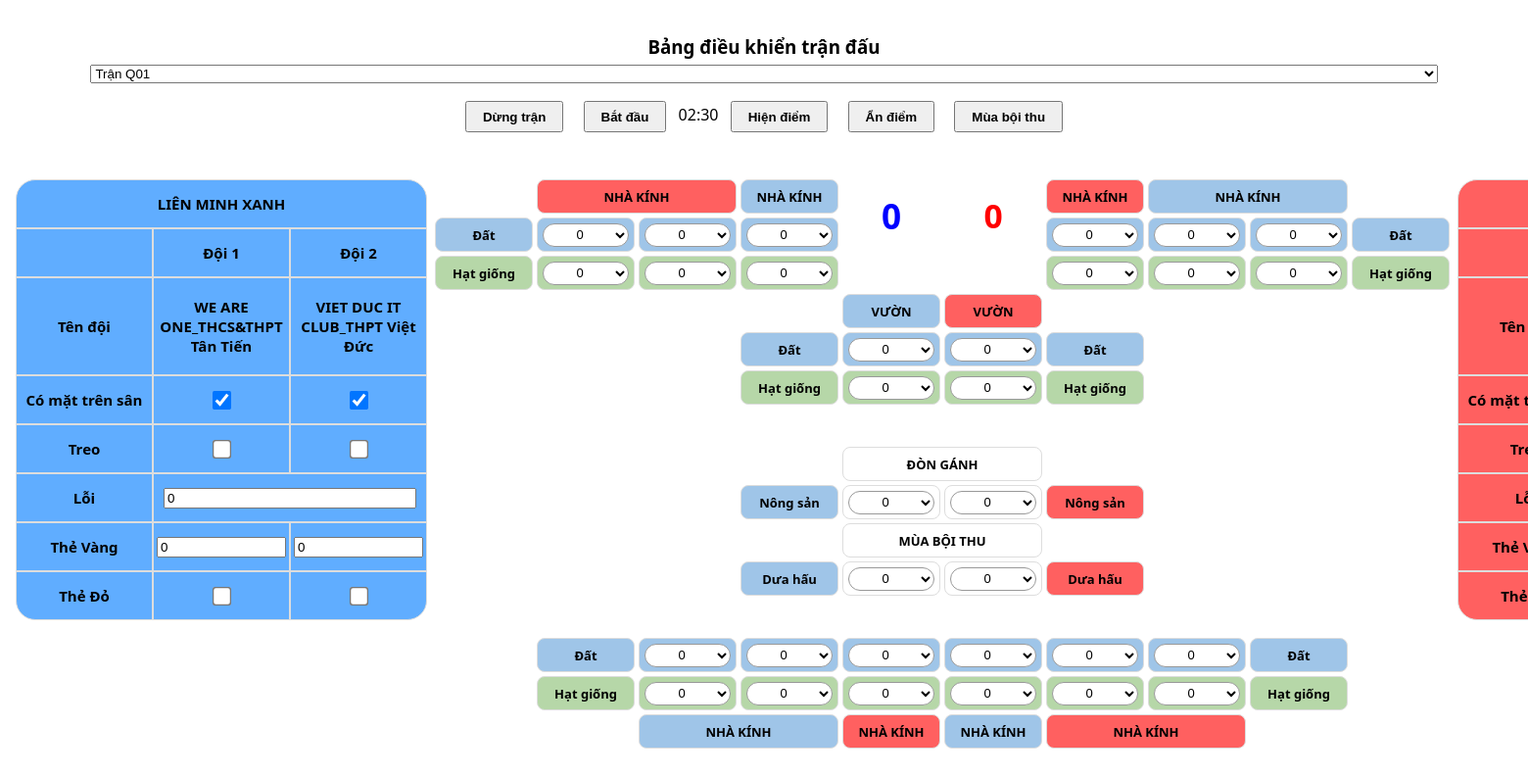
/, run on an earlier commit of the app's database.
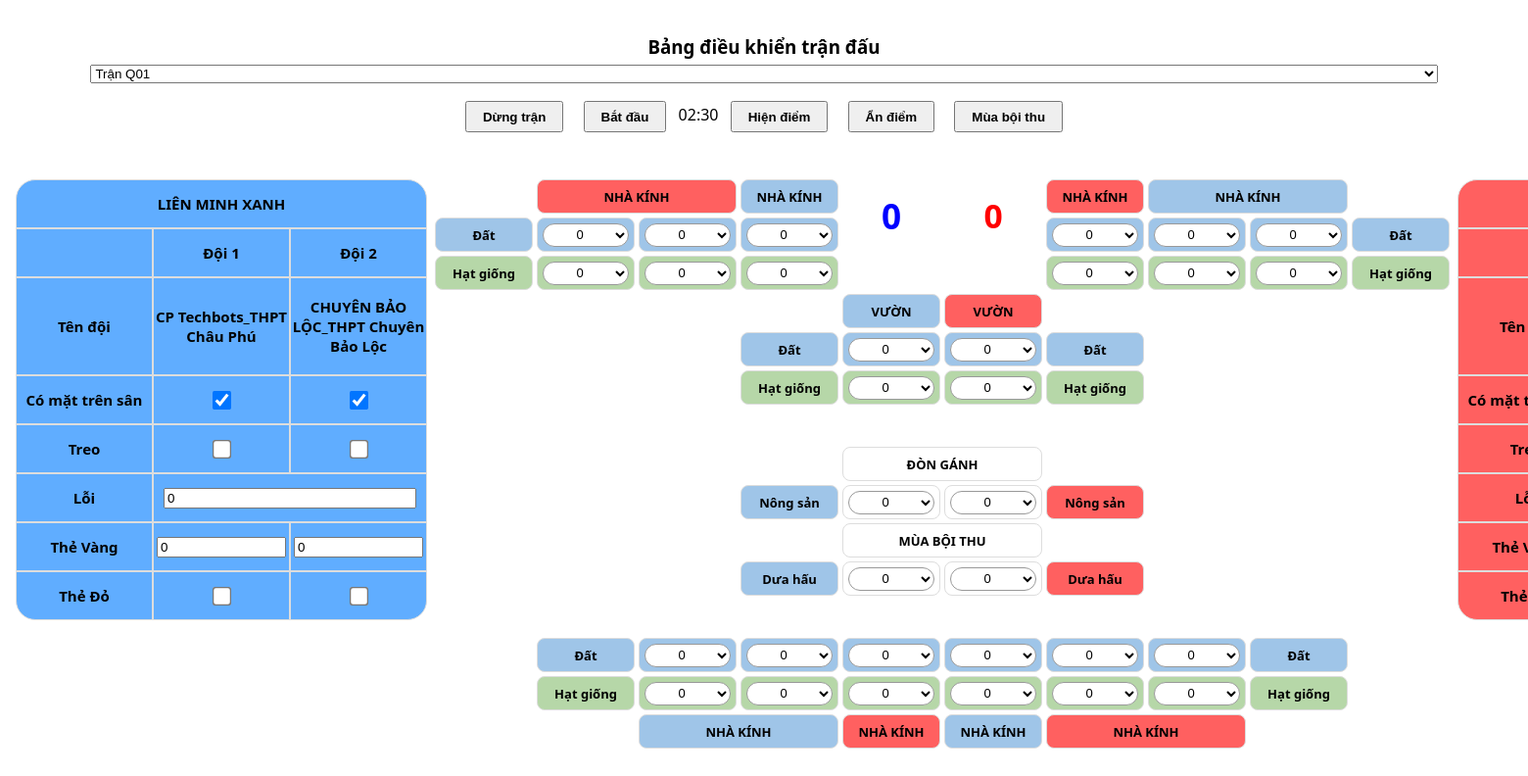
And on a later commit of the database.
### app.py (models this page shows)
class Schedule(db.Model):
    id = db.Column(db.Integer, primary_key=True)
    matchNumber = db.Column(db.String(10))
    blueTeam1 = db.Column(db.String(64))
    blueTeam2 = db.Column(db.String(64))
    redTeam1 = db.Column(db.String(64))
    redTeam2 = db.Column(db.String(64))
    field = db.Column(db.Integer)
    round = db.Column(db.Integer)
    def to_dict(self):
        return {
            'id': self.id,
            'matchNumber': self.matchNumber,
            'blueTeam1': self.blueTeam1,
            'blueTeam2': self.blueTeam2,
            'redTeam1': self.redTeam1,
            'redTeam2': self.redTeam2,
            'field': self.field,
            'round': self.round
        }

### app.py (the view)
@app.route('/')
def index():
    return match_control_field('field-one')

### templates/match_control.html (shortened to what the changed rows need)
<!DOCTYPE html>
<html lang="vi">
<head>
</head>
<body>
  <div class="overall-layout">
    <div class="field-grid-alliance">
        <div class="cell-al blue-2" style="grid-column: 1 / 4; grid-row: 1; border-top-right-radius: 20px; border-top-left-radius: 20px;">LIÊN MINH XANH</div>
        <div class="cell-al blue-2" style="grid-column: 1; grid-row: 2"></div>
        <div class="cell-al blue-2" style="grid-column: 2; grid-row: 2">Đội 1</div>
        <div class="cell-al blue-2" style="grid-column: 3; grid-row: 2">Đội 2</div>
        <div class="cell-al blue-2" style="grid-column: 1; grid-row: 3 / 5">Tên đội</div>
        <div class="cell-al blue-2" style="grid-column: 2; grid-row: 3 / 5" id="blueTeam1">{{ match.blueTeam1 }}</div>
        <div class="cell-al blue-2" style="grid-column: 3; grid-row: 3 / 5" id="blueTeam2">{{ match.blueTeam2 }}</div>
        <div class="cell-al blue-2" style="grid-column: 1; grid-row: 5">Có mặt trên sân</div>
        <div class="cell-al blue-2" style="grid-column: 2; grid-row: 5"><input type="checkbox" checked id="blue1Show"></div>
        <div class="cell-al blue-2" style="grid-column: 3; grid-row: 5"><input type="checkbox" checked id="blue2Show"></div>
        <div class="cell-al blue-2" style="grid-column: 1; grid-row: 6">Treo</div>
        <div class="cell-al blue-2" style="grid-column: 2; grid-row: 6"><input type="checkbox" id="blue1Hang"></div>
        <div class="cell-al blue-2" style="grid-column: 3; grid-row: 6"><input type="checkbox" id="blue2Hang"></div>
        <div class="cell-al blue-2" style="grid-column: 1; grid-row: 7">Lỗi</div>
        <div class="cell-al blue-2" style="grid-column: 2 / 4; grid-row: 7"><input type="number" id="blueFouls" min="0" value="0"></div>
        <div class="cell-al blue-2" style="grid-column: 1; grid-row: 8">Thẻ Vàng</div>
        <div class="cell-al blue-2" style="grid-column: 2; grid-row: 8"><input type="number" id="blue1YellowCard" min="0" value="0"></div>
        <div class="cell-al blue-2" style="grid-column: 3; grid-row: 8"><input type="number" id="blue2YellowCard" min="0" value="0"></div>
        <div class="cell-al blue-2" style="grid-column: 1; grid-row: 9; border-bottom-left-radius: 20px;">Thẻ Đỏ</div>
        <div class="cell-al blue-2" style="grid-column: 2; grid-row: 9"><input type="checkbox" id="blue1RedCard"></div>
        <div class="cell-al blue-2" style="grid-column: 3; grid-row: 9; border-bottom-right-radius: 20px;"><input type="checkbox" id="blue2RedCard"></div>
      </div>
  </div>
</body>
</html>

What changed in the data, as far as the page shows it:
changed Schedule: blueTeam1 "WE ARE ONE_THCS&THPT Tân Tiến" → "CP Techbots_THPT Châu Phú"; blueTeam2 "VIET DUC IT CLUB_THPT Việt Đức" → "CHUYÊN BẢO LỘC_THPT Chuyên Bảo Lộc"
